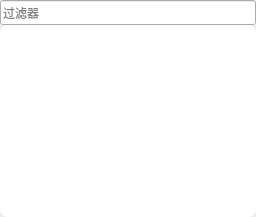
       <widget class="QWidget" name="objectNode">
        <property name="sizePolicy">
         <sizepolicy hsizetype="Expanding" vsizetype="Expanding">
          <horstretch>0</horstretch>
          <verstretch>0</verstretch>
         </sizepolicy>
        </property>
        <property name="styleSheet">
         <string notr="true">#objectNode{
	background-color: rgb(237, 239, 242);
	border-radius: 8px;
}</string>
        </property>
        <attribute name="title">
         <string>站点</string>
        </attribute>
        <layout class="QVBoxLayout" name="verticalLayout_6">
         <property name="spacing">
          <number>0</number>
         </property>
         <property name="leftMargin">
          <number>0</number>
         </property>
         <property name="topMargin">
          <number>0</number>
         </property>
         <property name="rightMargin">
          <number>0</number>
         </property>
         <property name="bottomMargin">
          <number>0</number>
         </property>
         <item>
          <widget class="QLineEdit" name="nodeFilter">
           <property name="minimumSize">
            <size>
             <width>0</width>
             <height>25</height>
            </size>
           </property>
           <property name="styleSheet">
            <string notr="true"/>
           </property>
           <property name="inputMask">
            <string/>
           </property>
           <property name="text">
            <string/>
           </property>
           <property name="placeholderText">
            <string>过滤器</string>
           </property>
          </widget>
         </item>
         <item>
          <widget class="QListWidget" name="nodeList">
           <property name="sizePolicy">
            <sizepolicy hsizetype="Preferred" vsizetype="Preferred">
             <horstretch>0</horstretch>
             <verstretch>0</verstretch>
            </sizepolicy>
           </property>
           <property name="contextMenuPolicy">
            <enum>Qt::CustomContextMenu</enum>
           </property>
           <property name="styleSheet">
            <string notr="true">QListWidget{
	background: rgb(255, 255, 255);
	border-radius: 8px;
	outline: none;
	font-size: 16px;
}
QListWidget::item {
	background-image:url(:/resources/node-unselected.svg);
	background-repeat: no-repeat;
    background-position: left center;
	padding-left: 18px;
	height: 40px;
	font-weight: 400;
	color: #4D4D4D;
	border: 0px;
	outline: 0px;
	font-size: 16px;
}
QListWidget::item:hover{
	background-color: rgb(236, 245, 255);
	border: 0px;
	outline: 0px;
    color: #45B2FF;
}
QListWidget::item:selected{
	background-image:url(:/resources/node-selected.svg);
	background-repeat: no-repeat;
    background-position: left center;
	background-color: rgb(236, 245, 255);
	padding-left: 18px;
    border: 0px;
	outline: 0px;
    color: #45B2FF;
}
</string>
           </property>
          </widget>
         </item>
         <item>
          <widget class="QWidget" name="nodeWidget" native="true">
           <property name="styleSheet">
            <string notr="true">#nodeWidget{
	background-color: rgb(255, 255, 255);
	border-radius: 8px;
}</string>
           </property>
          </widget>
         </item>
        </layout>
       </widget>
